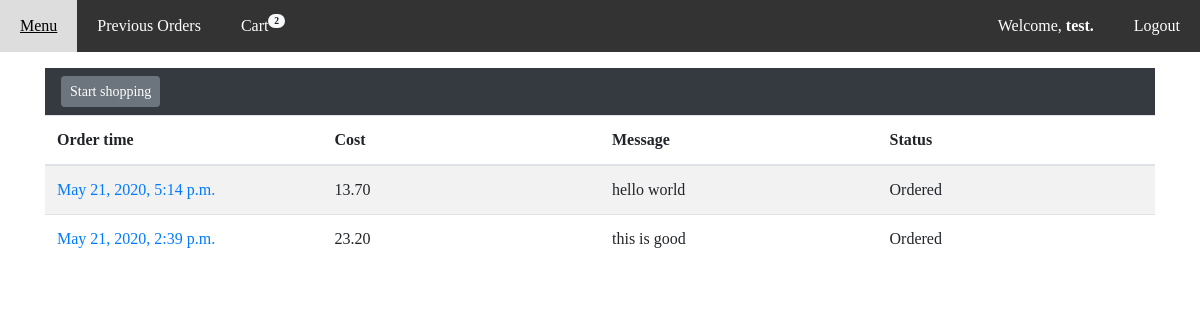
Before: /user/history (signed in) with the older database file.
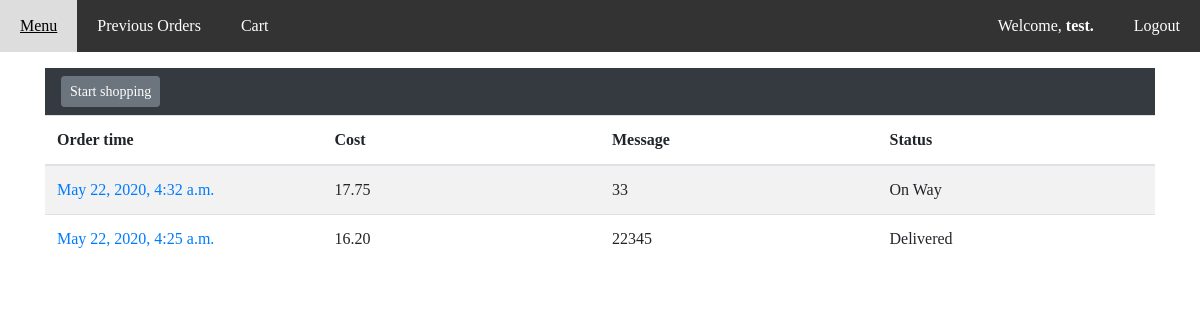
After: the same page with the newer database file.
### orders/models.py (models this page shows, shortened)
class OrderDetail(models.Model):
    user = models.ForeignKey(User, on_delete=models.CASCADE, related_name='order')
    orderitems = models.ManyToManyField(IndividualOrderItem, related_name='order')
    orderprice = models.DecimalField(max_digits=6, decimal_places=2, default=0)
    ordertime = models.DateTimeField(default=timezone.datetime.now())
    contact = models.CharField(max_length=50)
    address = models.CharField(max_length=100)
    message = models.CharField(max_length=100, blank=True)
    ORDERED = 'Ordered'
    PREPARING = 'Preparing'
    SHIPPED = 'On Way'
    DELIVERED = 'Delivered'
    STATUS_CHOCIES = (
        (ORDERED, 'Ordered'),
        (PREPARING, 'Preparing'),
        (SHIPPED, 'On Way'),
        (DELIVERED, 'Delivered')
    )
    status = models.CharField(max_length=16, choices=STATUS_CHOCIES, default=ORDERED)

### orders/views.py (the view)
# urls.py: path('user/history', views.order_history, name="order_history"),
@login_required(login_url='accounts:login')
def order_history(request):
    if request.method == 'POST':
        return HttpResponseNotFound()
    context = {
        "orders_list": OrderDetail.objects.filter(user=request.user).order_by('-ordertime')
    }
    context['item_in_cart_count'] = get_total_items_in_cart_count(request)
    return render(request, 'orders/order_history.html', context)

### orders/views.py (called while the page is built)
def get_total_items_in_cart_count(request):
    if not request.user.is_authenticated:
        return 0
    cartitemscount = IndividualCartItem.objects.filter(user=request.user).count()
    return cartitemscount

### orders/templates/orders/order_history.html (shortened to what this page needs)
{% extends 'base_layout.html' %}
{% block content%}
<nav class="navbar sticky-top navbar-dark bg-dark justify-content-between">
    <a class="btn btn-sm btn-secondary my-2 my-sm-0" href="{% url 'orders:menu' %}">Start shopping</a>
</nav>
{% if orders_list and orders_list|length > 0 %}
<table class="table table-striped">
    <thead>
        <tr>
            <th scope="col" style="width: 25%">Order time</th>
            <th scope="col" style="width: 25%">Cost</th>
            <th scope="col" style="width: 25%">Message</th>
            <th scope="col" style="width: 25%">Status</th>
        </tr>
    </thead>
    <tbody>
        {% for order in orders_list %}
        <tr>
            <td><a href="{% url 'orders:order_detail' order.id %}">{{ order.ordertime }}</a></td>
            <td>{{ order.orderprice }}</td>
            <td>{{ order.message }}</td>
            <td>{{ order.status }}</td>
            </tr>
        {% endfor %}
    </tbody>
</table>
{% else%}
<h3>No previous orders found...</h3>
{% endif %}
{% endblock %}

### templates/base_layout.html (shortened to what this page needs)
{% load static %}
<!DOCTYPE html>
<html>
<head>
    <link rel="stylesheet" href="{% static 'styles.css' %}">
    <link rel="stylesheet" href="{% static 'navigationbar.css' %}">
    <link rel="stylesheet" href="https://stackpath.bootstrapcdn.com/bootstrap/4.1.3/css/bootstrap.min.css"
>
</head>
<body>
    <div class="NavigationBar">
        {% block navigationbarbar %}
        <a href="{% url 'orders:menu' %}" >Menu</a>
        <a href="{% url 'orders:order_history' %}">Previous Orders</a>
        <a href="{% url 'orders:cart' %}">Cart
            {% if item_in_cart_count %}
            <span class="badge badge-pill badge-light" style="font-size: 60%; position: absolute;">{{item_in_cart_count}}</span>
            {% endif %}
        </a>
        {% if user.is_authenticated %}
            <form class="logout-link " action="{% url 'accounts:logout' %}" method="post">
                <button class="button right NavigationBarbutton" type="submit">Logout</button>
            </form>
        <a href="" class="right">Welcome, <strong>{{user}}.</strong></a>
        {% else %}
        <a href="{% url 'accounts:login' %}" class="right">Login</a>
        <a href="{% url 'accounts:signup' %}" class="right">Signup</a>
        {% endif %}
        {% endblock %}
    </div>
    <div class="container mt-3">
        {% block content %}
        {% endblock %}
    </div>
</body>
</html>

### assets/styles.css (style rules this page uses)
body { background-color: #0f121f; color: #fff; }
body * { font-family: Ubuntu; }
a, a:hover, a:visited { text-decoration: none; }

### assets/navigationbar.css (style rules this page uses)
.NavigationBar { overflow: hidden; background-color: #333; }
.NavigationBarbutton { background: none; border: none; }
.NavigationBar a , .NavigationBarbutton { float: left; display: block; color: white; text-align: center; padding: 14px 20px; text-decoration: none; }
.NavigationBar a.right , .NavigationBarbutton.right { float: right; }

Changed rows visible on the page:
removed OrderDetail: ordertime "May 21, 2020, 5:14 p.m.", orderprice "13.70", message "hello world", status "Ordered"
removed OrderDetail: ordertime "May 21, 2020, 2:39 p.m.", orderprice "23.20", message "this is good", status "Ordered"
added OrderDetail: ordertime "May 22, 2020, 4:32 a.m.", orderprice "17.75", message "33", status "On Way"
added OrderDetail: ordertime "May 22, 2020, 4:25 a.m.", orderprice "16.20", message "22345", status "Delivered"
Other visible differences:
{{ item_in_cart_count }}: "2" → (not shown)
